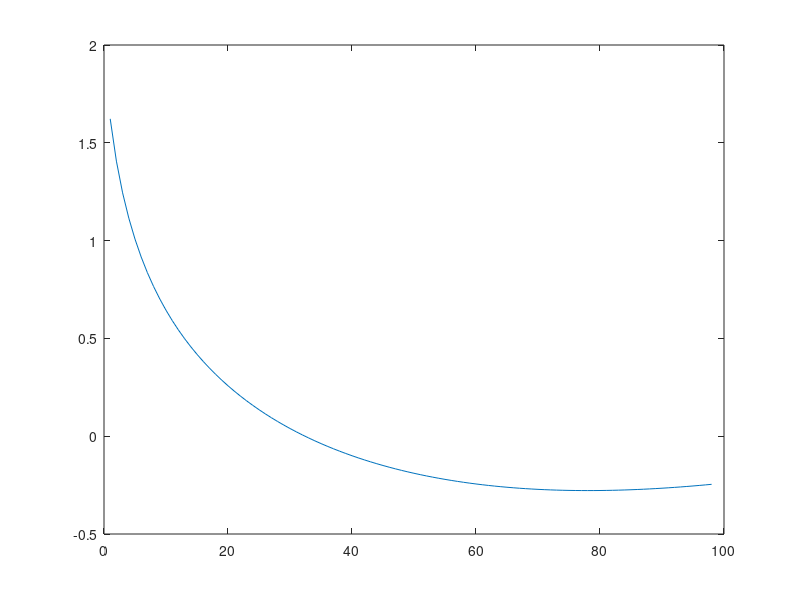

Write the MATLAB code that produced this figure.
clear;
clc;
%%
%   Cylindrical Test
%
    freq = 2 * 10^9;
    cc = 3*10^8;
    lam0 = cc / freq;
    
    k_rho = 2*pi / lam0;
    Nlambda = 20;
    sizeLambda = 5;
    sizeR = sizeLambda * lam0;
    numR = Nlambda * sizeLambda;
    d_rho = sizeR / numR;
    rho = d_rho:d_rho:sizeR;
    k_rho = 1;
    Psi_test = besselj(0,k_rho * rho);
    PsiDerTest = 0 * Psi_test + 1;
            
    for rr = 2:numR-1
        %Psi''
        SecondDer(rr) = (Psi_test(rr + 1) + Psi_test(rr - 1) - 2*Psi_test(rr)) / (d_rho^2);
        
        %(1/r) Psi'
        FirstDer(rr) = (1 / (rr*d_rho)) * ((Psi_test(rr + 1) - Psi_test(rr)) / (d_rho));
        
        %(k rho)^2 Psi
        constant(rr) = (rr*d_rho * k_rho)^2 * Psi_test(rr);
        
        %Psi'' + (1/r)Psi' + (k rho)^2 Psi = 0
        PsiDerTest(rr) = SecondDer(rr) + FirstDer(rr) + constant(rr);
    end
    testSol = bessely(0,rho(2:end-1));   
    
    plot(PsiDerTest(2:end-1) - testSol)  
    
    
    